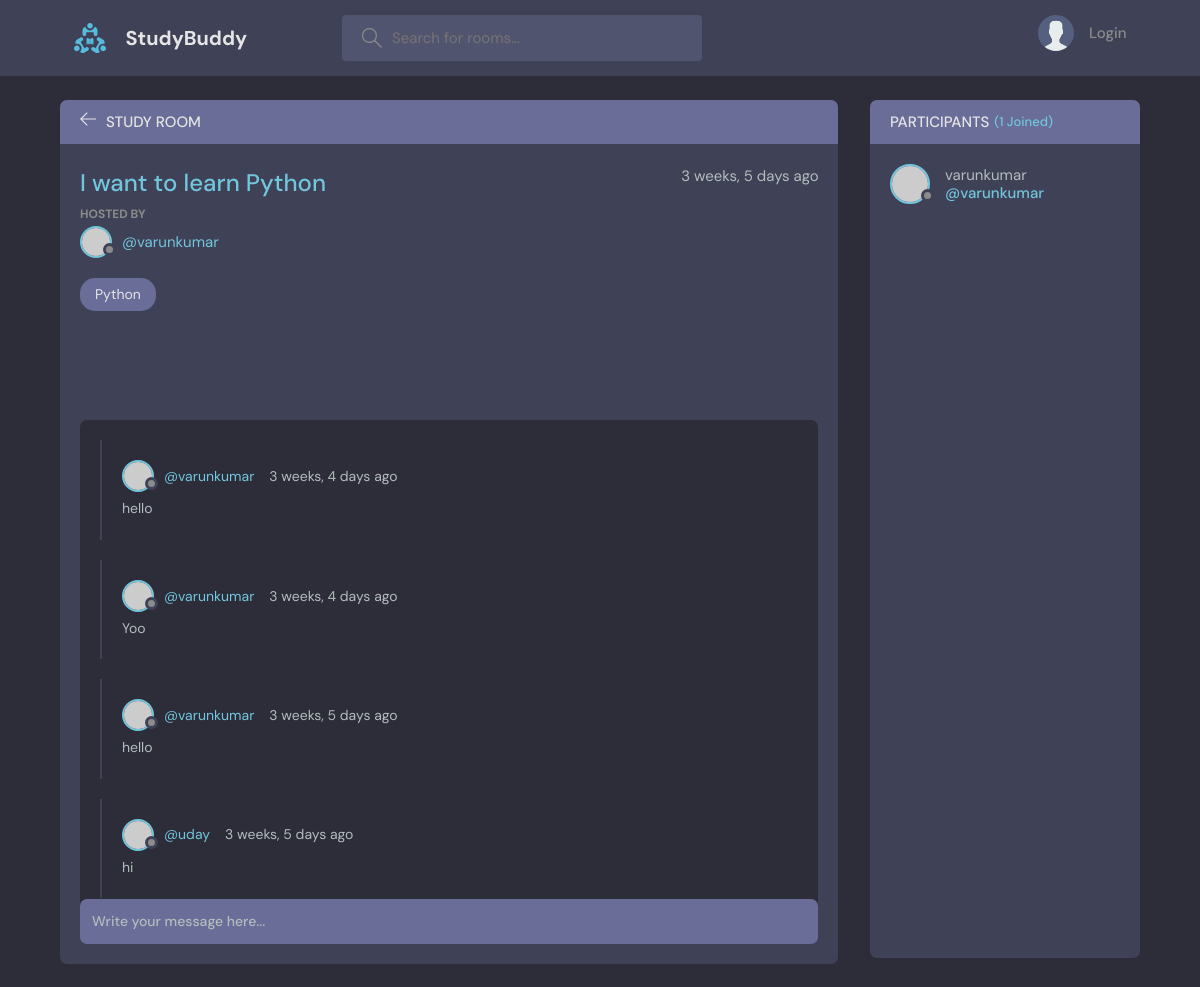
/room/5/, run on the app's committed database.
### base/models.py (models this page shows, shortened)
class Room(models.Model):
    host = models.ForeignKey(User,on_delete=models.SET_NULL,null=True)
    topic = models.ForeignKey(Topic,on_delete=models.SET_NULL,null=True)
    name=models.CharField(max_length=200)
    description=models.TextField(null=True,blank=True)
    participants=models.ManyToManyField(User,related_name='participants',blank=True)
    updated=models.DateTimeField(auto_now=True)
    created=models.DateTimeField(auto_now_add=True)
    class Meta:
        ordering=['-updated','-created']

class Topic(models.Model):
    name = models.CharField(max_length=200)
    def __str__(self):
        return self.name

class Messages(models.Model):
    user = models.ForeignKey(User,on_delete=models.CASCADE)
    room = models.ForeignKey(Room,on_delete=models.CASCADE)
    body=models.TextField()
    updated=models.DateTimeField(auto_now=True)
    created=models.DateTimeField(auto_now_add=True)
    class Meta:
        ordering=['-updated','-created']
    def __str__(self):
        return self.body[0:50]

### base/views.py (the view, shortened to what this page needs)
# urls.py: path('room/<str:pk>/',views.room,name='room'),
def room(request,pk):
    room=Room.objects.get(id=pk)
    room_messages=room.messages_set.all()
    participants=room.participants.all()
    context={'room':room,'room_messages':room_messages,'participants':participants}
    return render(request,'base/room.html',context)

### base/templates/base/room.html (shortened to what this page needs)
{% extends 'main.html' %}
{% block content%}
  <main class="profile-page layout layout--2">
    <div class="container">
      <div class="room">
        <div class="room__top">
          <div class="room__topLeft">
            <a href="{% url 'home' %}">
              <svg version="1.1" xmlns="http://www.w3.org/2000/svg" width="32" height="32" viewBox="0 0 32 32">
                <title>arrow-left</title>
                <path
                  d="M13.723 2.286l-13.723 13.714 13.719 13.714 1.616-1.611-10.96-10.96h27.625v-2.286h-27.625l10.965-10.965-1.616-1.607z"
                ></path>
              </svg>
            </a>
            <h3>Study Room</h3>
          </div>
        </div>
        <div class="room__box scroll">
          <div class="room__header scroll">
            <div class="room__info">
              <h3>{{room.name}}</h3>
              <span>{{room.created|timesince}} ago</span>
            </div>
            <div class="room__hosted">
              <p>Hosted By</p>
              <a href="{% url 'profile' room.host.id %}" class="room__author">
                <div class="avatar avatar--small">
                  <img src="https://randomuser.me/api/portraits/men/37.jpg" />
                </div>
                <span>@{{room.host}}</span>
              </a>
            </div>
            <span class="room__topics">{{room.topic}}</span>
          </div>
          <div class="room__conversation">
            <div class="threads scroll">
            {% for message in room_messages%}
              <div class="thread">
                <div class="thread__top">
                  <div class="thread__author">
                    <a href="{% url 'profile' message.user.id %}" class="thread__authorInfo">
                      <div class="avatar avatar--small">
                        <img src="https://randomuser.me/api/portraits/men/37.jpg" />
                      </div>
                      <span>@{{message.user.username}}</span>
                    </a>
                    <span class="thread__date">{{message.created|timesince}} ago</span>
                  </div>
                </div>
                <div class="thread__details">
                  {{message}}
                </div>
              </div>
            {% endfor %}
            </div>
          </div>
        </div>
        <div class="room__message">
          <form action="{% url 'room' room.id %}" method="post">
            <input type="text" name="body" placeholder="Write your message here..." />
          </form>
        </div>
      </div>
      <div class="participants">
        <h3 class="participants__top">Participants <span>({{participants.count}} Joined)</span></h3>
        <div class="participants__list scroll">
          {% for participant in participants %}
          <a href="{% url 'profile' participant.id %}" class="participant">
            <div class="avatar avatar--medium">
              <img src="https://randomuser.me/api/portraits/men/37.jpg" />
            </div>
            <p>
              {{participant.username}}
              <span>@{{participant.username}}</span>
            </p>
          </a>
          {% endfor%}
        </div>
      </div>
    </div>
  </main>
{% endblock %}

### data on the page
Room: name "I want to learn Python", created "3 weeks, 5 days", host "varunkumar", topic "Python"
Messages: user.username "varunkumar", created "3 weeks, 4 days", body "hello"
Messages: user.username "varunkumar", created "3 weeks, 4 days", body "Yoo"
Messages: user.username "varunkumar", created "3 weeks, 5 days", body "hello"
Messages: user.username "uday", created "3 weeks, 5 days", body "hi"

### other printed values
{{ participants.count }} "1"
{{ participant.username }} "varunkumar"
